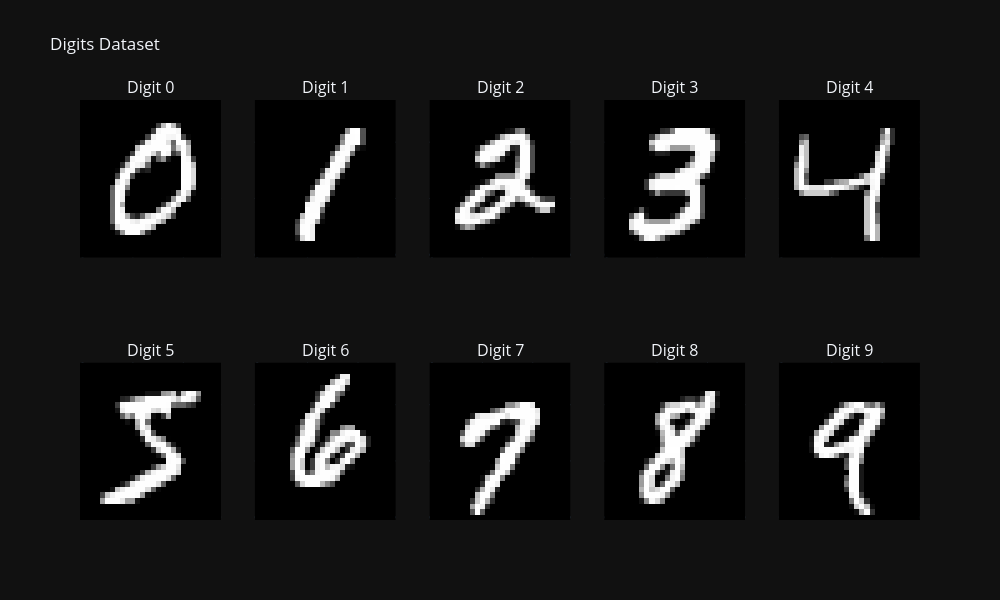

The notebook cell saved with this chart:
### Code cell
mnist_data = MNIST.generate(30000)
mnist_data.plot_example()

### Figure 1 — Plotly figure (JSON) as saved in the notebook; plotly's stock layout.template omitted (floating-point values rounded to 4 significant figures; data arrays with more than 128 entries replaced by an {"elided": "..."} marker saying what was removed)
{"data": [{"colorscale": [[0, "rgb(0,0,0)"], [0.125, "rgb(37,37,37)"], [0.25, "rgb(82,82,82)"], [0.375, "rgb(115,115,115)"], [0.5, "rgb(150,150,150)"], [0.625, "rgb(189,189,189)"], [0.75, "rgb(217,217,217)"], [0.875, "rgb(240,240,240)"], [1, "rgb(255,255,255)"]], "showscale": false, "type": "heatmap", "xaxis": "x", "yaxis": "y", "z": {"elided": "28x28 int values"}}, {"colorscale": [[0, "rgb(0,0,0)"], [0.125, "rgb(37,37,37)"], [0.25, "rgb(82,82,82)"], [0.375, "rgb(115,115,115)"], [0.5, "rgb(150,150,150)"], [0.625, "rgb(189,189,189)"], [0.75, "rgb(217,217,217)"], [0.875, "rgb(240,240,240)"], [1, "rgb(255,255,255)"]], "showscale": false, "type": "heatmap", "xaxis": "x2", "yaxis": "y2", "z": {"elided": "28x28 int values"}}, {"colorscale": [[0, "rgb(0,0,0)"], [0.125, "rgb(37,37,37)"], [0.25, "rgb(82,82,82)"], [0.375, "rgb(115,115,115)"], [0.5, "rgb(150,150,150)"], [0.625, "rgb(189,189,189)"], [0.75, "rgb(217,217,217)"], [0.875, "rgb(240,240,240)"], [1, "rgb(255,255,255)"]], "showscale": false, "type": "heatmap", "xaxis": "x3", "yaxis": "y3", "z": {"elided": "28x28 int values"}}, {"colorscale": [[0, "rgb(0,0,0)"], [0.125, "rgb(37,37,37)"], [0.25, "rgb(82,82,82)"], [0.375, "rgb(115,115,115)"], [0.5, "rgb(150,150,150)"], [0.625, "rgb(189,189,189)"], [0.75, "rgb(217,217,217)"], [0.875, "rgb(240,240,240)"], [1, "rgb(255,255,255)"]], "showscale": false, "type": "heatmap", "xaxis": "x4", "yaxis": "y4", "z": {"elided": "28x28 int values"}}, {"colorscale": [[0, "rgb(0,0,0)"], [0.125, "rgb(37,37,37)"], [0.25, "rgb(82,82,82)"], [0.375, "rgb(115,115,115)"], [0.5, "rgb(150,150,150)"], [0.625, "rgb(189,189,189)"], [0.75, "rgb(217,217,217)"], [0.875, "rgb(240,240,240)"], [1, "rgb(255,255,255)"]], "showscale": false, "type": "heatmap", "xaxis": "x5", "yaxis": "y5", "z": {"elided": "28x28 int values"}}, {"colorscale": [[0, "rgb(0,0,0)"], [0.125, "rgb(37,37,37)"], [0.25, "rgb(82,82,82)"], [0.375, "rgb(115,115,115)"], [0.5, "rgb(150,150,150)"], [0.625, "rgb(189,189,189)"], [0.75, "rgb(217,217,217)"], [0.875, "rgb(240,240,240)"], [1, "rgb(255,255,255)"]], "showscale": false, "type": "heatmap", "xaxis": "x6", "yaxis": "y6", "z": {"elided": "28x28 int values"}}, {"colorscale": [[0, "rgb(0,0,0)"], [0.125, "rgb(37,37,37)"], [0.25, "rgb(82,82,82)"], [0.375, "rgb(115,115,115)"], [0.5, "rgb(150,150,150)"], [0.625, "rgb(189,189,189)"], [0.75, "rgb(217,217,217)"], [0.875, "rgb(240,240,240)"], [1, "rgb(255,255,255)"]], "showscale": false, "type": "heatmap", "xaxis": "x7", "yaxis": "y7", "z": {"elided": "28x28 int values"}}, {"colorscale": [[0, "rgb(0,0,0)"], [0.125, "rgb(37,37,37)"], [0.25, "rgb(82,82,82)"], [0.375, "rgb(115,115,115)"], [0.5, "rgb(150,150,150)"], [0.625, "rgb(189,189,189)"], [0.75, "rgb(217,217,217)"], [0.875, "rgb(240,240,240)"], [1, "rgb(255,255,255)"]], "showscale": false, "type": "heatmap", "xaxis": "x8", "yaxis": "y8", "z": {"elided": "28x28 int values"}}, {"colorscale": [[0, "rgb(0,0,0)"], [0.125, "rgb(37,37,37)"], [0.25, "rgb(82,82,82)"], [0.375, "rgb(115,115,115)"], [0.5, "rgb(150,150,150)"], [0.625, "rgb(189,189,189)"], [0.75, "rgb(217,217,217)"], [0.875, "rgb(240,240,240)"], [1, "rgb(255,255,255)"]], "showscale": false, "type": "heatmap", "xaxis": "x9", "yaxis": "y9", "z": {"elided": "28x28 int values"}}, {"colorscale": [[0, "rgb(0,0,0)"], [0.125, "rgb(37,37,37)"], [0.25, "rgb(82,82,82)"], [0.375, "rgb(115,115,115)"], [0.5, "rgb(150,150,150)"], [0.625, "rgb(189,189,189)"], [0.75, "rgb(217,217,217)"], [0.875, "rgb(240,240,240)"], [1, "rgb(255,255,255)"]], "showscale": false, "type": "heatmap", "xaxis": "x10", "yaxis": "y10", "z": {"elided": "28x28 int values"}}], "layout": {"annotations": [{"font": {"size": 16}, "showarrow": false, "text": "Digit 0", "x": 0.084, "xanchor": "center", "xref": "paper", "y": 1, "yanchor": "bottom", "yref": "paper"}, {"font": {"size": 16}, "showarrow": false, "text": "Digit 1", "x": 0.292, "xanchor": "center", "xref": "paper", "y": 1, "yanchor": "bottom", "yref": "paper"}, {"font": {"size": 16}, "showarrow": false, "text": "Digit 2", "x": 0.5, "xanchor": "center", "xref": "paper", "y": 1, "yanchor": "bottom", "yref": "paper"}, {"font": {"size": 16}, "showarrow": false, "text": "Digit 3", "x": 0.708, "xanchor": "center", "xref": "paper", "y": 1, "yanchor": "bottom", "yref": "paper"}, {"font": {"size": 16}, "showarrow": false, "text": "Digit 4", "x": 0.916, "xanchor": "center", "xref": "paper", "y": 1, "yanchor": "bottom", "yref": "paper"}, {"font": {"size": 16}, "showarrow": false, "text": "Digit 5", "x": 0.084, "xanchor": "center", "xref": "paper", "y": 0.375, "yanchor": "bottom", "yref": "paper"}, {"font": {"size": 16}, "showarrow": false, "text": "Digit 6", "x": 0.292, "xanchor": "center", "xref": "paper", "y": 0.375, "yanchor": "bottom", "yref": "paper"}, {"font": {"size": 16}, "showarrow": false, "text": "Digit 7", "x": 0.5, "xanchor": "center", "xref": "paper", "y": 0.375, "yanchor": "bottom", "yref": "paper"}, {"font": {"size": 16}, "showarrow": false, "text": "Digit 8", "x": 0.708, "xanchor": "center", "xref": "paper", "y": 0.375, "yanchor": "bottom", "yref": "paper"}, {"font": {"size": 16}, "showarrow": false, "text": "Digit 9", "x": 0.916, "xanchor": "center", "xref": "paper", "y": 0.375, "yanchor": "bottom", "yref": "paper"}], "height": 600, "title": {"text": "Digits Dataset"}, "width": 1000, "xaxis": {"anchor": "y", "domain": [0, 0.168], "showticklabels": false}, "xaxis10": {"anchor": "y10", "domain": [0.832, 1], "showticklabels": false}, "xaxis2": {"anchor": "y2", "domain": [0.208, 0.376], "showticklabels": false}, "xaxis3": {"anchor": "y3", "domain": [0.416, 0.584], "showticklabels": false}, "xaxis4": {"anchor": "y4", "domain": [0.624, 0.792], "showticklabels": false}, "xaxis5": {"anchor": "y5", "domain": [0.832, 1], "showticklabels": false}, "xaxis6": {"anchor": "y6", "domain": [0, 0.168], "showticklabels": false}, "xaxis7": {"anchor": "y7", "domain": [0.208, 0.376], "showticklabels": false}, "xaxis8": {"anchor": "y8", "domain": [0.416, 0.584], "showticklabels": false}, "xaxis9": {"anchor": "y9", "domain": [0.624, 0.792], "showticklabels": false}, "yaxis": {"anchor": "x", "domain": [0.625, 1], "showticklabels": false}, "yaxis10": {"anchor": "x10", "domain": [0, 0.375], "showticklabels": false}, "yaxis2": {"anchor": "x2", "domain": [0.625, 1], "showticklabels": false}, "yaxis3": {"anchor": "x3", "domain": [0.625, 1], "showticklabels": false}, "yaxis4": {"anchor": "x4", "domain": [0.625, 1], "showticklabels": false}, "yaxis5": {"anchor": "x5", "domain": [0.625, 1], "showticklabels": false}, "yaxis6": {"anchor": "x6", "domain": [0, 0.375], "showticklabels": false}, "yaxis7": {"anchor": "x7", "domain": [0, 0.375], "showticklabels": false}, "yaxis8": {"anchor": "x8", "domain": [0, 0.375], "showticklabels": false}, "yaxis9": {"anchor": "x9", "domain": [0, 0.375], "showticklabels": false}}}
